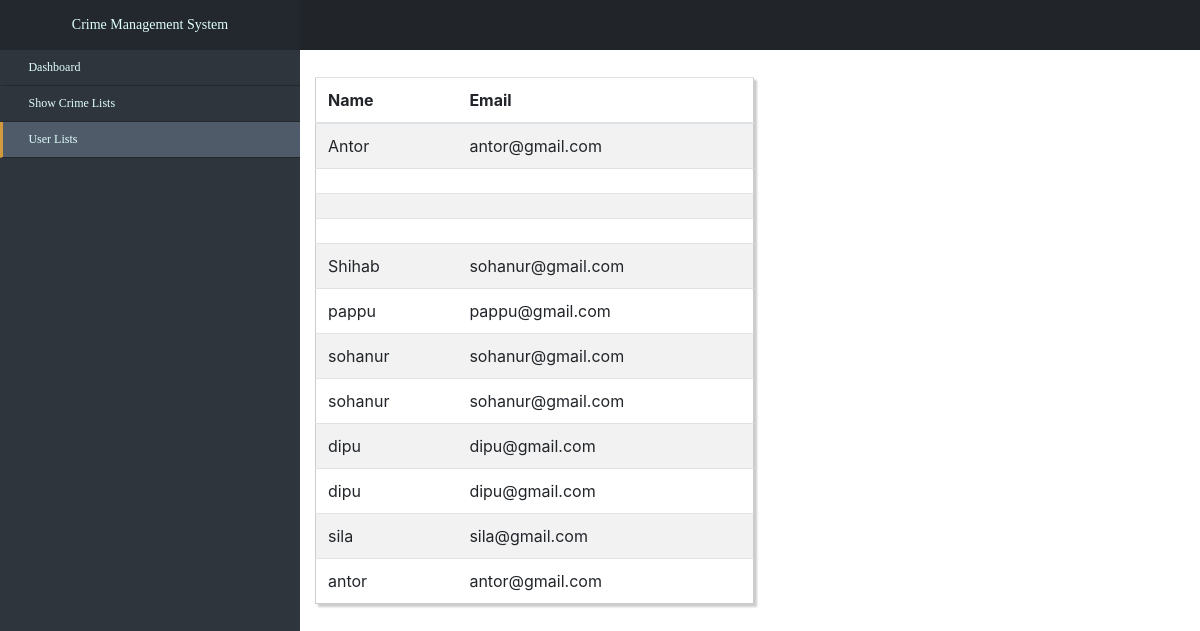
Before: /viewUser/ with the older database file.
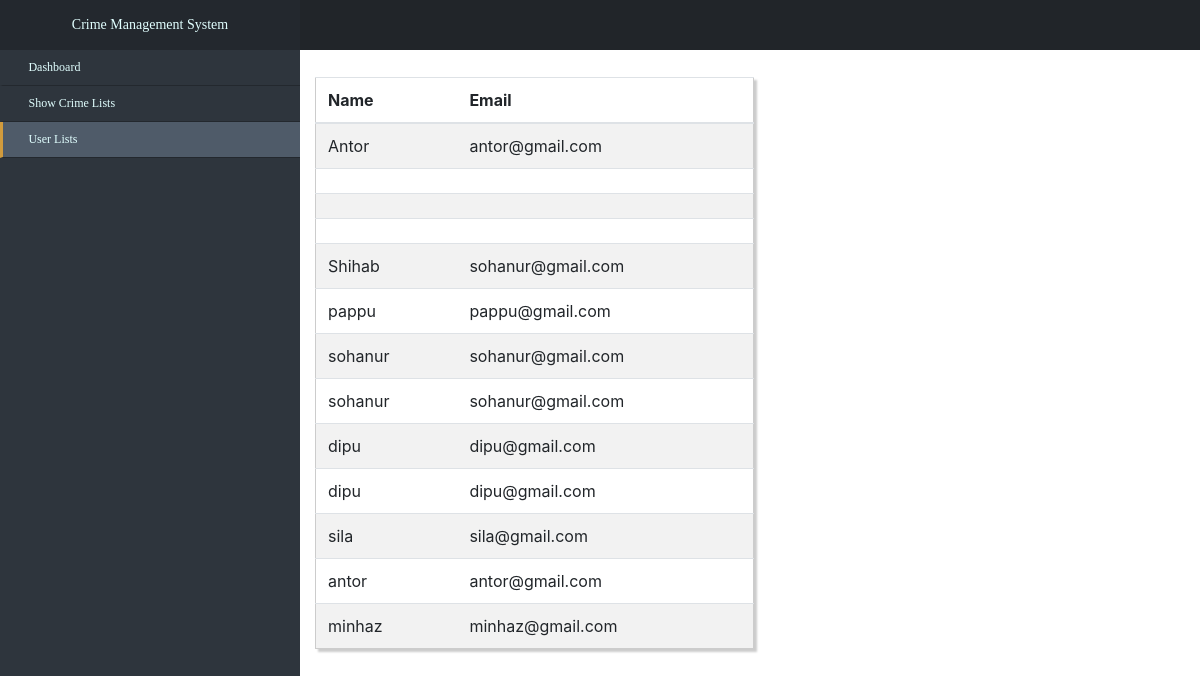
After: the same page with the newer database file.
### user/models.py (models this page shows)
class userregistration(models.Model):
    name = models.CharField(max_length=100, blank=False)
    email = models.EmailField(max_length=100, blank=False)
    password = models.CharField(max_length=10, blank=False)

### police/views.py (the view)
# urls.py: path('viewUser/', views.viewUser, name="viewUser"),
def viewUser(request):
    users= userregistration.objects.all()
    return render(request, 'police/viewuser.html', {'users': users})

### police/templates/police/viewuser.html (shortened to what this page needs)
{% extends "police/base.html" %} {% block content %}
	<link href="bootstrap.min.css" rel="stylesheet" id="bootstrap-css">
<link href="font-awesome.min.css" rel="stylesheet">
<div class="pageContainer">
    <div class="head">
</div>
<div class="nav-side-menu">
    <div class="brand">Crime Management System</div>
        <div class="menu-list">
            <ul id="menu-content" class="menu-content collapse out">
                   <a href="">
                  <li data-toggle="collapse" data-target="#service" class="collapsed ">
                  <i class="fa fa-user fa-lg"></i> Dashboard
                </li>
                </a>
                <a href="{% url 'viewComplain'%}">
                  <li data-toggle="collapse" data-target="#service" class="collapsed ">
                  <i class="fa fa-user fa-lg"></i> Show Crime Lists
                </li>
                </a>
                <a href="{% url 'viewUser'%}">
                  <li data-toggle="collapse" data-target="#service" class="collapsed active">
                  <i class="fa fa-user fa-lg"></i> User Lists
                </li>
                </a>
            </ul>
     </div>
</div>
<div class="mainContainer">
  <div class="leftSection">
      <div class="formContainer">
      <div class="container">
    <div class="row col-md-12 col-md-offset-5 custyle">
    <table class="table table-striped custab">
    <thead>
        <tr>
            <th> Name</th>
              <th>Email</th>
        </tr>
    </thead>
            {% for user in users %}
            <tr>
                <td>{{user.name}}</td>
                <td>{{user.email}}</td>
            </tr>
            {% endfor %}
    </table>
    </div>
</div>
</div>
  </div>
</div>
 </div>
{% endblock content %}

Changed rows visible on the page:
added userregistration: name "minhaz", email "minhaz@gmail.com"
